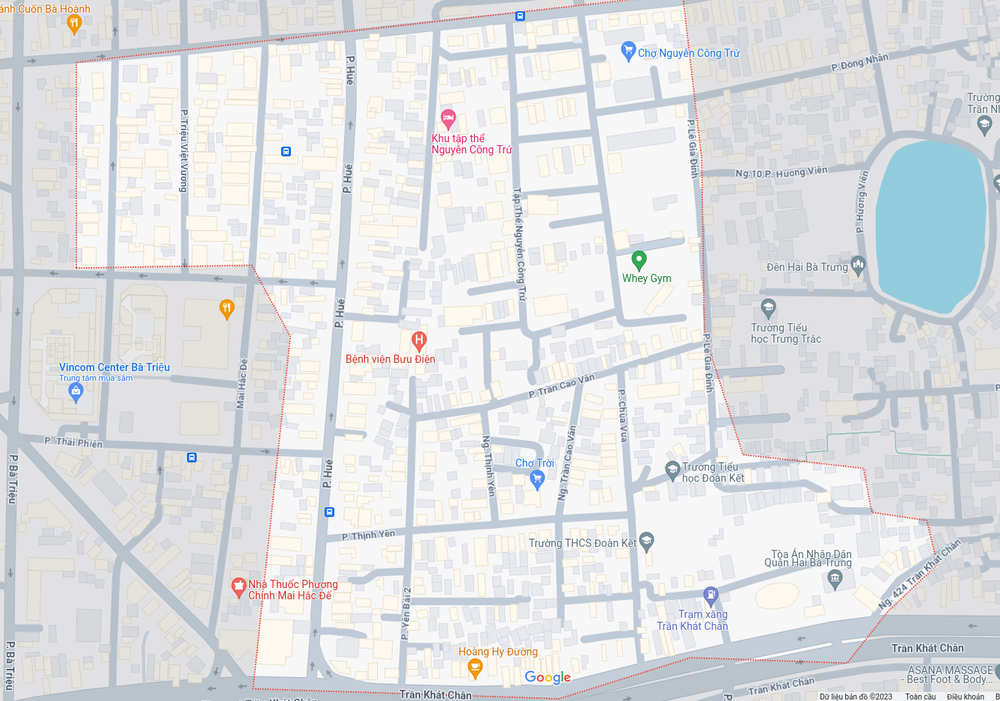
#> input picture images/phohue-map.png, 1000 x 701 px, shrunk from 1337 x 937 before the run
$ python test4.py
#> lines starting #> are read from the running program, lines starting #| are printed output that depends on the picture
import cv2
import numpy as np

# Read the image
image = cv2.imread('./images/phohue-map.png', cv2.IMREAD_GRAYSCALE)
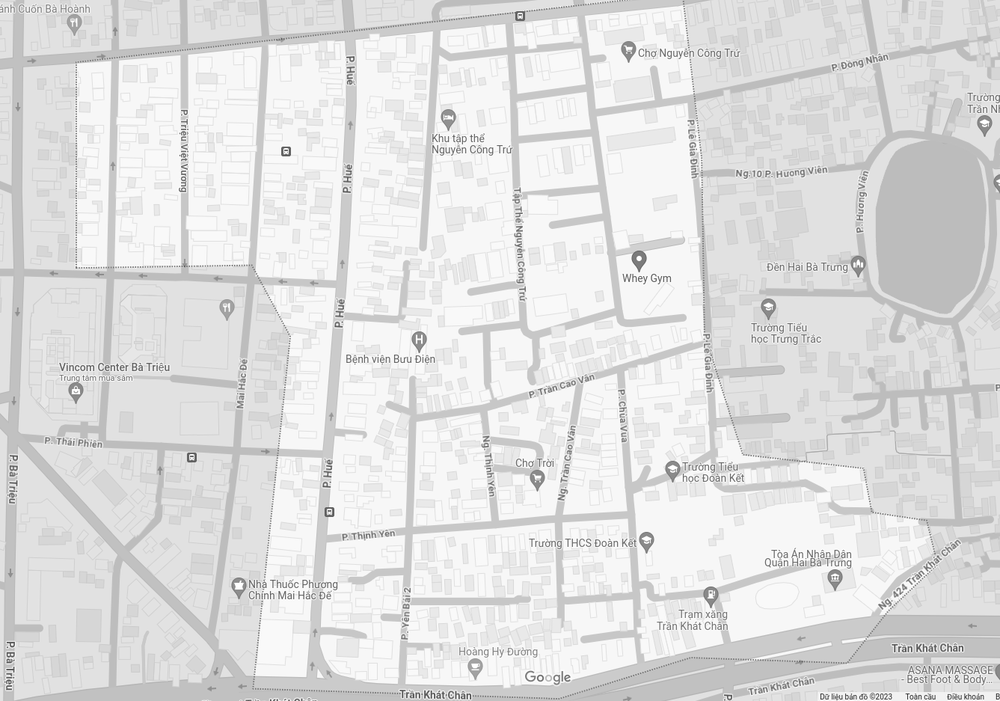
#> image: shape (701, 1000); min 62, max 255, mean 224

# Apply Canny edge detection
edges = cv2.Canny(image, 50, 150)
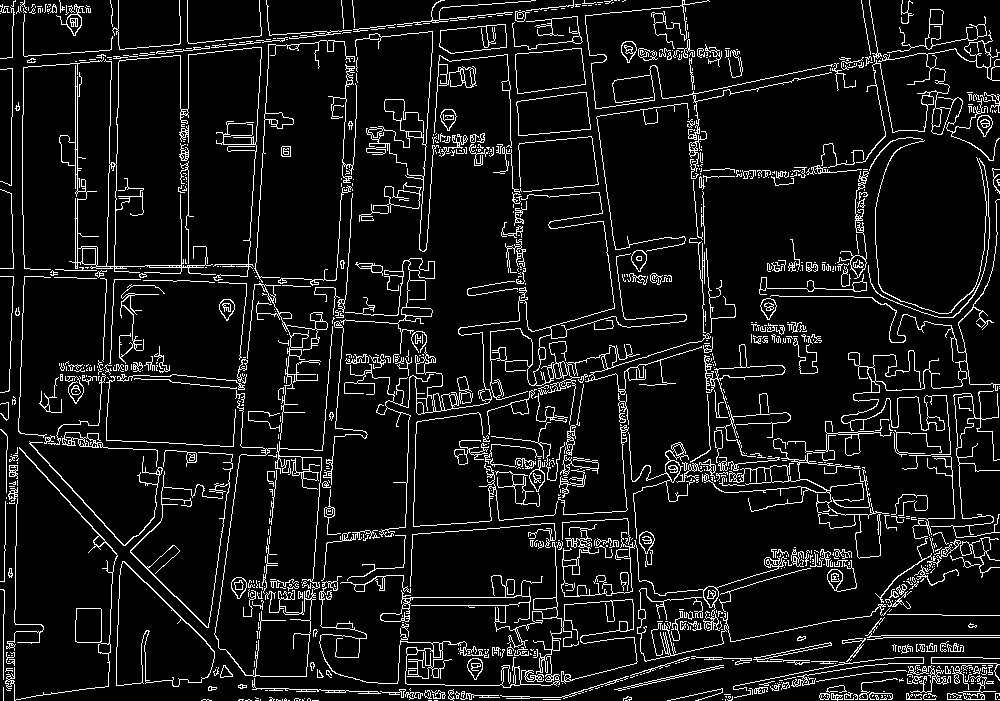
#> edges: shape (701, 1000); 8.5% white in thin lines or dots

# Define the parameters for Shi-Tomasi corner detection
max_corners = 999999999  # Increase this value to detect more corners
quality_level = 0.001
min_distance = 1

# Use Shi-Tomasi corner detection to find corners in the edges
corners = cv2.goodFeaturesToTrack(edges, max_corners, quality_level, min_distance)

# Convert corners to integers
corners = np.int0(corners)
print(len(corners))
#| 11885

# [24 lines of commented-out code are left out]
result_image = cv2.cvtColor(image, cv2.COLOR_GRAY2BGR)  # Convert to color image
for corner in corners:
    x, y = corner.ravel()
    cv2.circle(result_image, (x, y), 2, (0, 0, 255), -1)  # (0, 0, 255) corresponds to red
#> this loop made 11885 passes
#> (x, y) on passes 1 to 3: (785, 172), (607, 546), (606, 545)
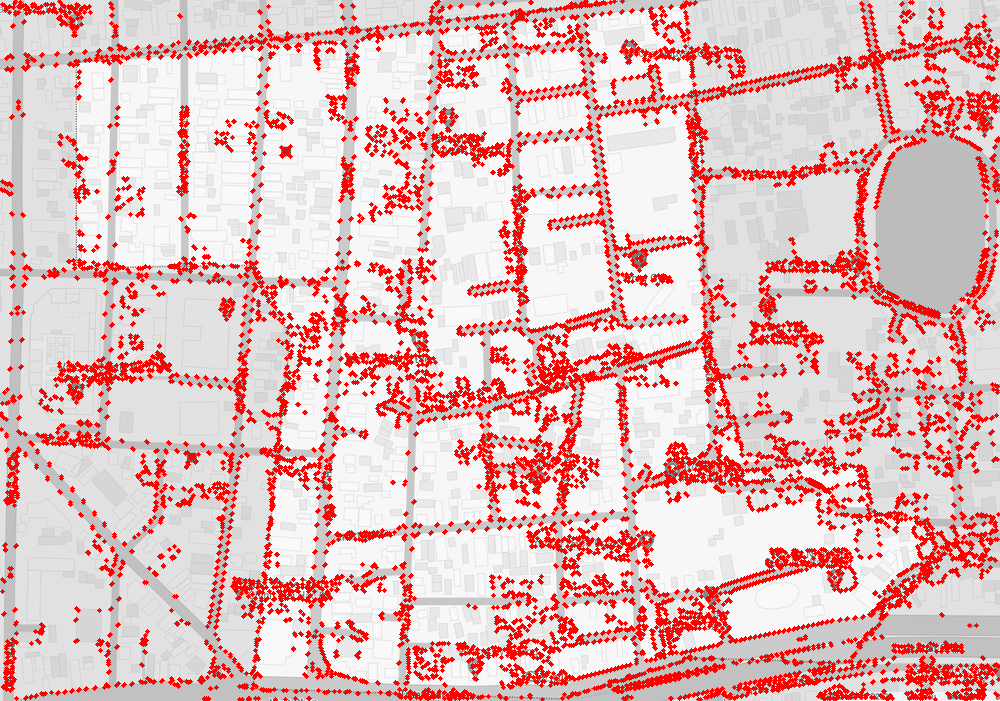
#> result_image: shape (701, 1000, 3); mean B, G, R 188, 188, 230.6

# Display the result
cv2.imshow('Corners', result_image)
cv2.waitKey(0)
cv2.destroyAllWindows()

$ run again, with images/phohue.jpg saved as images/phohue-map.png
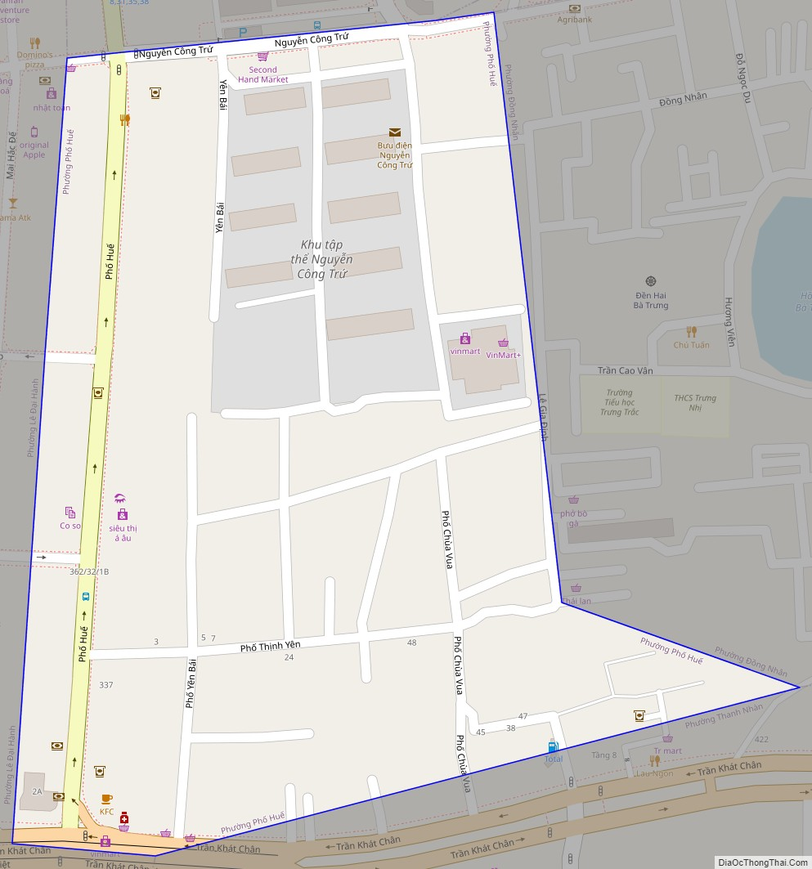
#> input picture images/phohue.jpg, 812 x 869 px, shrunk from 993 x 1063 before the run
#> `edges = cv2.Canny(image, 50, 150)`:
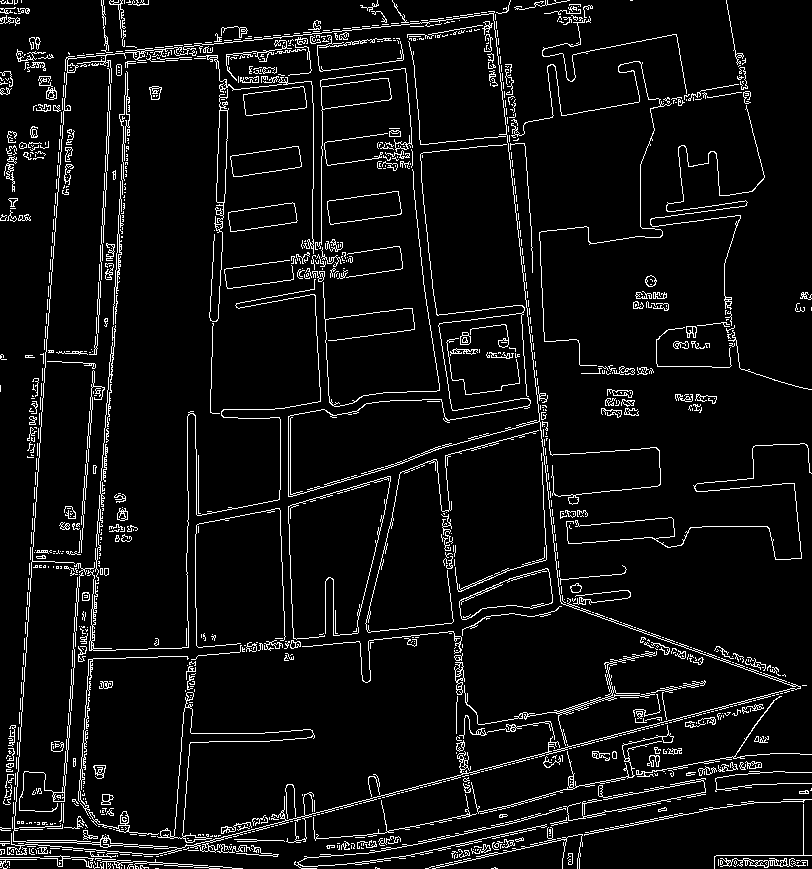
#> edges: shape (869, 812); 6.2% white in thin lines or dots
#| 9311
#> the loop `for corner in corners:` made 9311 passes
#> (x, y) on passes 1 to 3: (122, 237), (122, 236), (512, 353)
#> after the loop `for corner in corners:`:
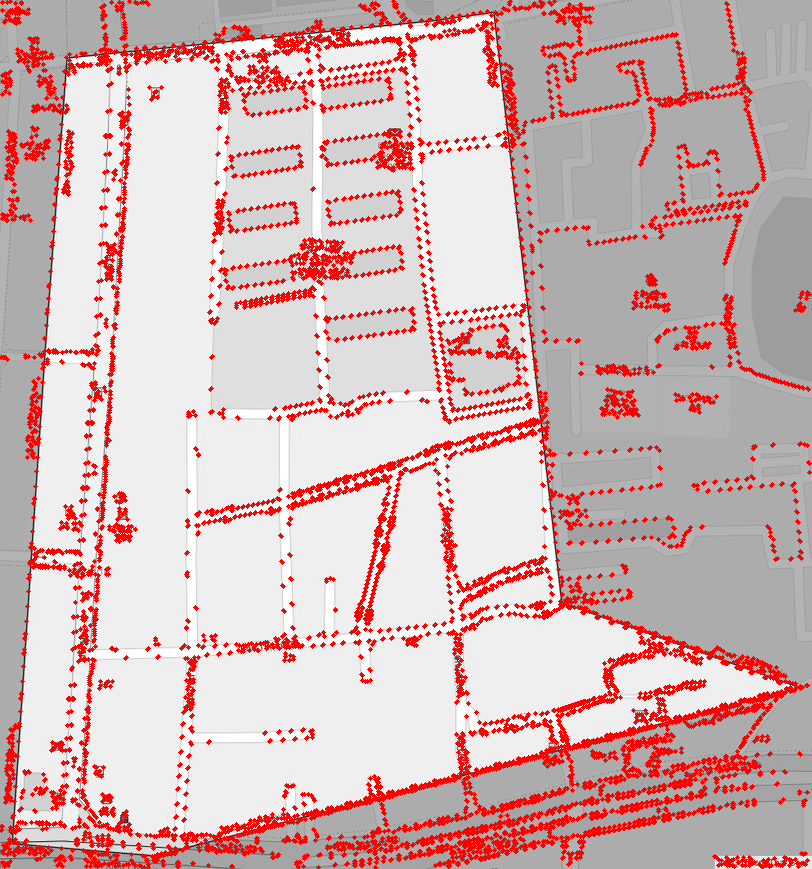
#> result_image: shape (869, 812, 3); mean B, G, R 182.6, 182.6, 213.7
